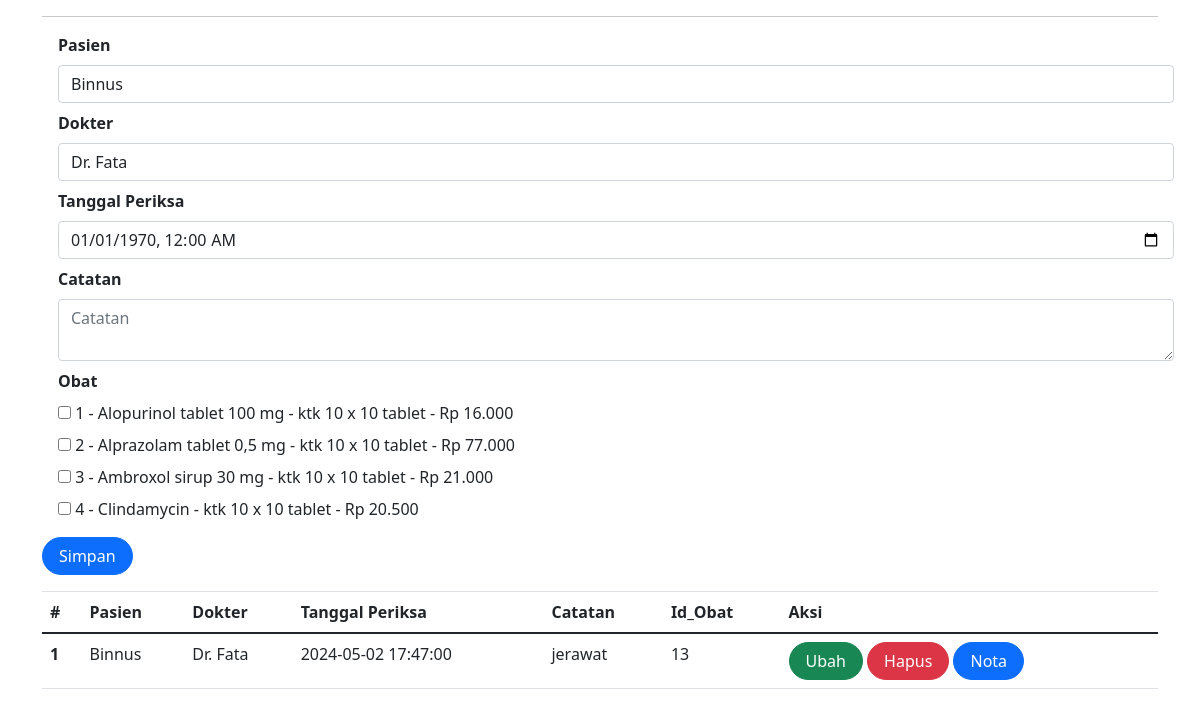
Page /periksa.php (signed in) on the committed database.
### tables this page shows
CREATE TABLE `obat` (
  `id` int(11) NOT NULL,
  `nama_obat` varchar(255) DEFAULT NULL,
  `kemasan` varchar(100) DEFAULT NULL,
  `harga` int(11) DEFAULT NULL
);

CREATE TABLE `periksa` (
  `id` int(11) NOT NULL,
  `id_pasien` int(11) NOT NULL,
  `id_dokter` int(11) NOT NULL,
  `tgl_periksa` datetime NOT NULL,
  `catatan` text NOT NULL,
  `id_obat` text NOT NULL
);

CREATE TABLE `pasien` (
  `id` int(11) NOT NULL,
  `nama` varchar(255) DEFAULT NULL,
  `alamat` varchar(255) DEFAULT NULL,
  `no_hp` varchar(50) DEFAULT NULL
);

CREATE TABLE `dokter` (
  `id` int(11) NOT NULL,
  `nama` varchar(255) DEFAULT NULL,
  `alamat` varchar(255) DEFAULT NULL,
  `no_hp` varchar(50) DEFAULT NULL
);

### periksa.php (the view, shortened to what this page needs)
<?php
include_once("koneksi.php");
?>
<!DOCTYPE html>
<html lang="en">
<head>
    <link rel="stylesheet" href="assets/css/bootstrap.css">
    <link href="https://cdn.jsdelivr.net/npm/bootstrap@5.0.2/dist/css/bootstrap.min.css"
    rel="stylesheet"
>
</head>
<body>
<div class="container">
<hr>
<form class="form row" method="POST" action="" name="myForm" onsubmit="return(validate());">
    <?php
    $id_pasien = '';
    $tgl_periksa = '';
    $catatan = '';
    ?>
    <div class="form-group mx-sm-3 mb-2">
        <label for="inputPasien" class="form-label fw-bold">
            Pasien
        </label>
        <select class="form-control" name="id_pasien">
            <?php
            $selected = '';
            $pasien = mysqli_query($mysqli, "SELECT * FROM pasien");
            while ($data = mysqli_fetch_array($pasien)) {
                if ($data['id'] == $id_pasien) {
                    $selected = 'selected="selected"';
                } else {
                    $selected = '';
                }
            ?>
                <option value="<?php echo $data['id'] ?>" <?php echo $selected ?>><?php echo $data['nama'] ?></option>
            <?php
            }
            ?>
        </select>
    </div>
    <div class="form-group mx-sm-3 mb-2">
        <label for="inputDokter" class="form-label fw-bold">
            Dokter
        </label>
        <select class="form-control" name="id_dokter">
            <?php
            $selected = '';
            $dokter = mysqli_query($mysqli, "SELECT * FROM dokter");
            while ($data = mysqli_fetch_array($dokter)) {
                if ($data['id'] == $id_dokter) {
                    $selected = 'selected="selected"';
                } else {
                    $selected = '';
                }
            ?>
                <option value="<?php echo $data['id'] ?>" <?php echo $selected ?>><?php echo $data['nama'] ?></option>
            <?php
            }
            ?>
        </select>
    </div>
    <div class="form-group mx-sm-3 mb-2">
        <label for="inputTgl_periksa" class="form-label fw-bold">
            Tanggal Periksa
        </label>
        <input type="datetime-local" class="form-control" name="tgl_periksa" id="inputTgl_periksa" placeholder="tgl_periksa" value="<?php echo date('Y-m-d\TH:i', strtotime($tgl_periksa)); ?>">
    </div>
    <div class="form-group mx-sm-3 mb-2">
        <label for="inputCatatan" class="form-label fw-bold">
            Catatan
        </label>
        <textarea class="form-control" name="catatan" id="inputCatatan" placeholder="Catatan"><?php echo $catatan; ?></textarea>
    </div>
    <div class="form-group mx-sm-3 mb-2">
    <label for="inputObat" class="form-label fw-bold">
        Obat
    </label>
    <div class="checkbox-options">
        <?php
        $obat_query = mysqli_query($mysqli, "SELECT * FROM obat");
        $counter = 1;
        while ($obat_data = mysqli_fetch_array($obat_query)) {
            $checked = isset($_POST['obat']) && in_array($obat_data['id'], $_POST['obat']) ? 'checked' : '';
        ?>
            <label class="checkbox-label">
                <input type="checkbox" name="obat[]" value="<?php echo $obat_data['id'] ?>" <?php echo isset($checked) ? $checked : ''; ?>>
                <?php echo $counter++ . ' - ' . $obat_data['nama_obat'] . ' - ' . $obat_data['kemasan'] . ' - Rp ' . number_format($obat_data['harga'], 0, ',', '.') ?>
            </label><br>
        <?php
        }
        ?>
    </div>
</div>
    <div class="form-group">
        <button type="submit" class="btn btn-primary rounded-pill px-3" name="simpan">Simpan</button>
    </div>
</form>
<table class="table table-hover">
    <thead>
        <tr>
            <th scope="col">#</th>
            <th scope="col">Pasien</th>
            <th scope="col">Dokter</th>
            <th scope="col">Tanggal Periksa</th>
            <th scope="col">Catatan</th>
            <th scope="col">Id_Obat</th>
            <th scope="col">Aksi</th>
        </tr>
    </thead>
    <tbody>
        <?php
        $result = mysqli_query(
            $mysqli, "SELECT pr.*, d.nama as 'nama_dokter', p.nama as 'nama_pasien', o.nama_obat, o.kemasan, o.harga
            FROM periksa pr
            LEFT JOIN dokter d ON (pr.id_dokter = d.id)
            LEFT JOIN pasien p ON (pr.id_pasien = p.id)
            LEFT JOIN obat o ON (pr.id_obat = o.id) -- Add this line to join the obat table
            ORDER BY pr.tgl_periksa DESC;
            "
        );
        $no = 1;
        while ($data = mysqli_fetch_array($result)) {
        ?>
            <tr>
                <th scope="row"><?php echo $no++ ?></th>
                <td><?php echo $data['nama_pasien'] ?></td>
                <td><?php echo $data['nama_dokter'] ?></td>
                <td><?php echo $data['tgl_periksa'] ?></td>
                <td><?php echo $data['catatan'] ?></td>
                <td><?php echo $data['id_obat'] ?></td>
                <td>
                    <a class="btn btn-success rounded-pill px-3" href="index.php?page=periksa&id=<?php echo $data['id'] ?>">Ubah</a>
                    <a class="btn btn-danger rounded-pill px-3" href="index.php?page=periksa&id=<?php echo $data['id'] ?>&aksi=hapus">Hapus</a>
                    <a class="btn btn-primary rounded-pill px-3" href="nota.php?page=periksa&id_invoice=<?php echo $data['id'] ?>">Nota</a>
                </td>
            </tr>
        <?php
        }
        ?>
    </tbody>
</table>
</body>
</html>

### rows in the picture
obat: nama_obat "Alopurinol tablet 100 mg", kemasan "ktk 10 x 10 tablet", harga "16.000"
obat: nama_obat "Alprazolam tablet 0,5 mg", kemasan "ktk 10 x 10 tablet", harga "77.000"
obat: nama_obat "Ambroxol sirup 30 mg", kemasan "ktk 10 x 10 tablet", harga "21.000"
obat: nama_obat "Clindamycin", kemasan "ktk 10 x 10 tablet", harga "20.500"
periksa: id_pasien.nama "Binnus", id_dokter.nama "Dr. Fata", tgl_periksa "2024-05-02 17:47:00", catatan "jerawat", id_obat "13"

### other values in the picture
form field id_pasien "Binnus"
form field id_dokter "Dr. Fata"
